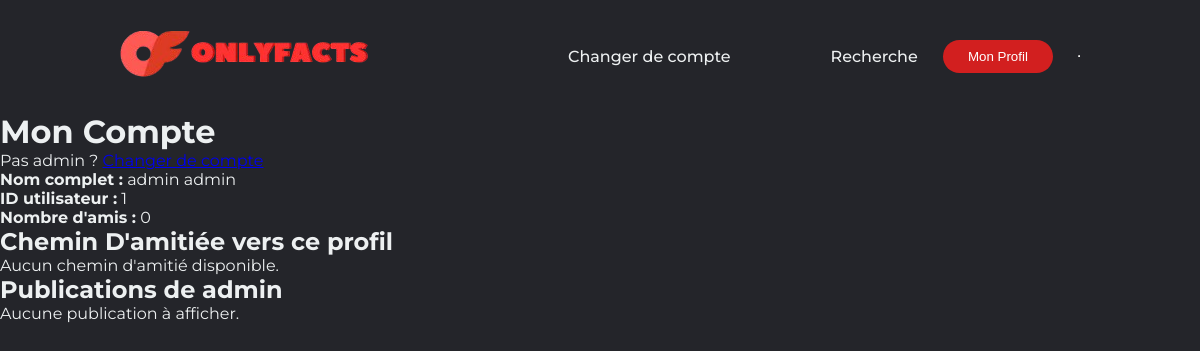
The page /profile (signed in) on the database as committed earlier.
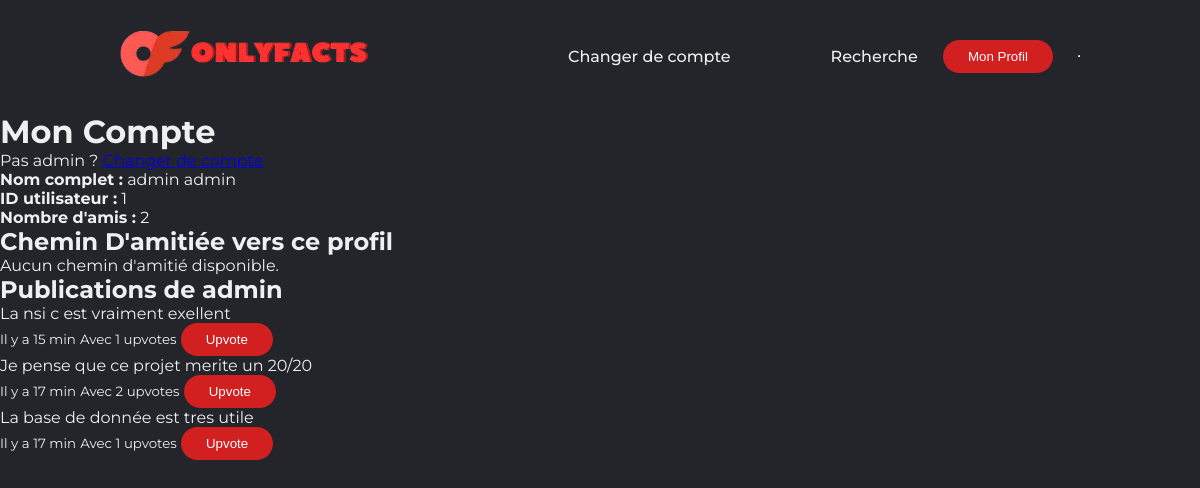
The same page on the database as committed later.
### tables this page shows
CREATE TABLE posts(POST_ID INTEGER PRIMARY KEY,AUTHOR INTEGER,BODY TEXT,DATE TEXT,FOREIGN KEY (AUTHOR) REFERENCES users(USER_ID));

### apps/routes.py (the view)
@app.route('/profile', methods = ['GET'])
def self_profile():
    return profile(-1)

### apps/db.py (called while the page is built)
def ouvrir_database() -> tuple[sqlite3.Connection, sqlite3.Cursor]:
    try:
        db_connection : sqlite3.Connection = sqlite3.connect("OF_database.db")
        db_cursor : sqlite3.Cursor = db_connection.cursor()
        return db_connection, db_cursor
    except sqlite3.Error as error:
        raise error

def fermer_database(db_connection : sqlite3.Connection) -> None:
    try:
        db_connection.commit()
        db_connection.close()
    except sqlite3.Error as error:
        raise error

def convert_utilisateur_dict(utilisateur) -> dict:
    return {"id":utilisateur[0],"prenom":utilisateur[1],"nom":utilisateur[2],"mdp":utilisateur[3]}

def get_utilisateur_par_id(id_utilisateur : int) -> dict:
    db_connection, db_cursor = ouvrir_database()
    try:
        db_cursor.execute(f'SELECT * FROM users WHERE USER_ID={id_utilisateur};')
        user = db_cursor.fetchone()
        fermer_database(db_connection)
        return user if user == None else convert_utilisateur_dict(user)
    except sqlite3.Error as error:
        raise error

def convert_post_dict(post) -> dict:
    return {"id":post[0],"author_id":post[1],"body":post[2],"created":post[3]}

### apps/templates/profil.html (shortened to what this page needs)
{% extends "base.html" %}
{% block content %}
<div class="profil-header">
    {% if moncompte %}
    <h1><strong>Mon Compte</strong></h1>
    <p>Pas {{ utilisateur.prenom }} ? <a href="/login">Changer de compte</a></p>
    {% else %}
    <h1><strong>Compte de {{ utilisateur.prenom }} {{ utilisateur.nom }}</strong></h1>
    {% endif %}
</div>
<div class="profil-details">
    <p><strong>Nom complet :</strong> {{ utilisateur.nom }} {{ utilisateur.prenom }}</p>
    <p><strong>ID utilisateur :</strong> {{ utilisateur.id }}</p>
    <p><strong>Nombre d'amis :</strong> {{ len_amis }}</p>
</div>
<div class="profil-friends-path">
    <h2>Chemin D'amitiée vers ce profil</h2>
    {% if lien %}
    <p>
        {% for utilisateur_lien in lien %}
            <strong>{{ utilisateur_lien.prenom }} {{ utilisateur_lien.nom }}</strong>{% if not loop.last %} &rarr; {% endif %}
        {% endfor %}
    </p>
    {% else %}
    <p>Aucun chemin d'amitié disponible.</p>
    {% endif %}
</div>
<div class="profil-posts">
    <h2>Publications de {{ utilisateur.prenom }}</h2>
    {% if posts_utilisateur %}
        <ul>
            {% for post in posts_utilisateur %}
                <li>
                    <p>{{ post.body }}</p>
                    <small>{{ post.created }}</small>
                    <small>Avec {{ post.votes }} upvotes</small>
                    <form action="/upvote/profile/{{ post.id }}" method="POST" style="display:inline;">
                        <button type="submit">Upvote</button>
                    </form>
                </li>
            {% endfor %}
        </ul>
    {% else %}
        <p>Aucune publication à afficher.</p>
    {% endif %}
</div>
{% endblock %}

Rows that differ between the two databases and show on the page:
added posts: body "La nsi c est vraiment exellent", created "Il y a 15 min", votes "1"
added posts: body "Je pense que ce projet merite un 20/20", created "Il y a 17 min", votes "2"
added posts: body "La base de donnée est tres utile", created "Il y a 17 min", votes "1"
Other text that changed with them:
{{ len_amis }}: "0" → "2"
text no longer shown: "Aucune publication à afficher."
